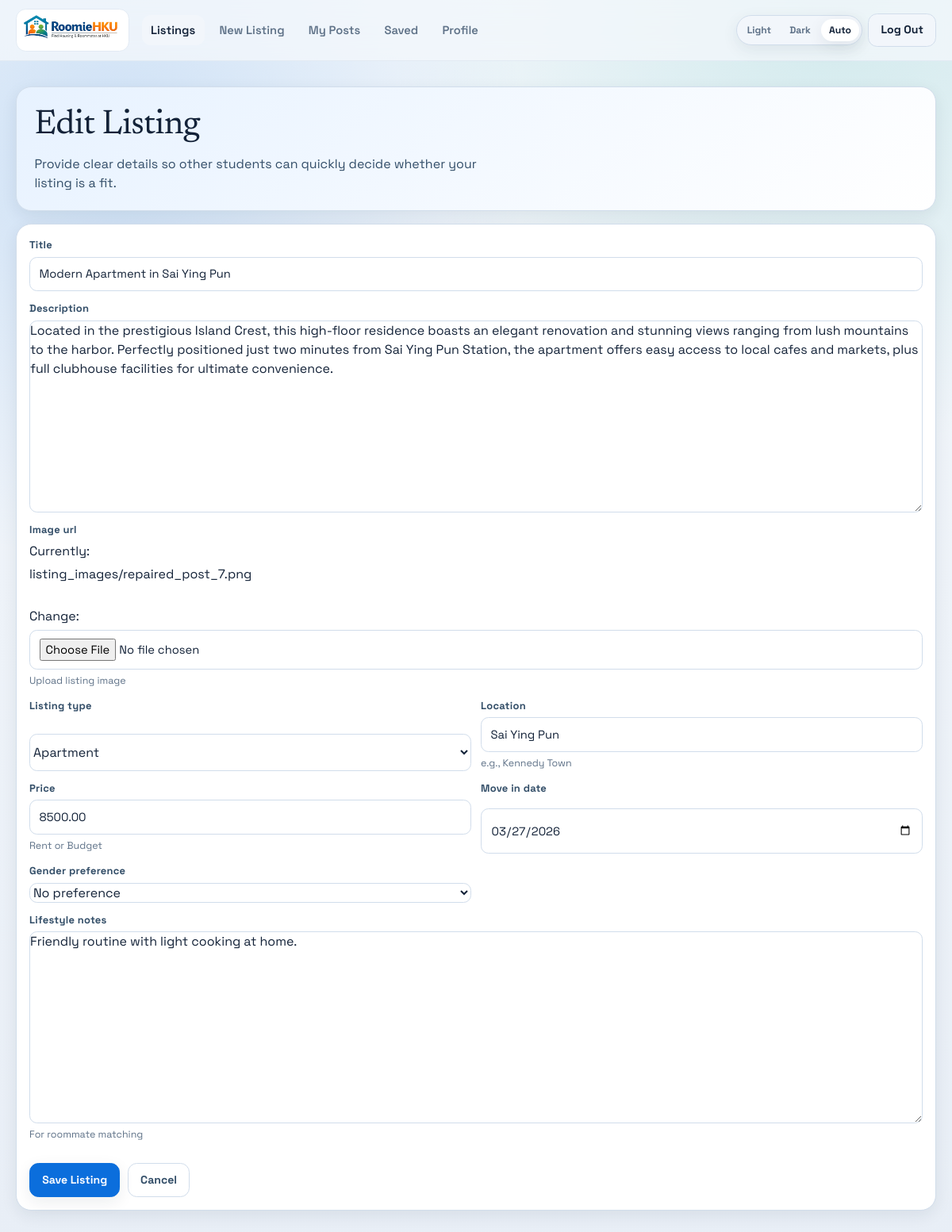
/app/listings/7/edit/ (signed in), run on the app's committed database.
### core/models.py (models this page shows, shortened)
class Post(models.Model):
    LISTING_TYPE_CHOICES = [
        ('Apartment', 'Apartment'),
        ('Dorm', 'Dorm'),
        ('Roommate', 'Roommate Request'),
    ]
    GENDER_PREF_CHOICES = [
        ('M', 'Male'),
        ('F', 'Female'),
        ('N', 'No preference'),
    ]
    author = models.ForeignKey(User, on_delete=models.CASCADE, related_name='posts')
    title = models.CharField(max_length=200)
    description = models.TextField()
    image_url = models.FileField(
        upload_to="listing_images/",
        help_text="Upload listing image",
        validators=[FileExtensionValidator(allowed_extensions=["jpg", "jpeg", "png", "gif", "webp"])],
    )
    source_image_url = models.URLField(
        max_length=200,
        blank=True,
        default="",
        help_text="Original remote image URL for imported listings",
    )
    listing_type = models.CharField(max_length=20, choices=LISTING_TYPE_CHOICES)
    location = models.CharField(max_length=100, db_index=True, help_text="e.g., Kennedy Town")
    price = models.DecimalField(
        max_digits=10,
        decimal_places=2,
        validators=[MinValueValidator(0)],
        help_text="Rent or Budget"
    )
    move_in_date = models.DateField(null=True, blank=True)
    gender_preference = models.CharField(
        max_length=1,
        choices=GENDER_PREF_CHOICES,
        default='N'
    )
    lifestyle_notes = models.TextField(blank=True, help_text="For roommate matching")
    likes_count = models.PositiveIntegerField(default=0)
    views_count = models.PositiveIntegerField(default=0)
    is_hidden = models.BooleanField(default=False)
    hidden_at = models.DateTimeField(null=True, blank=True)
    created_at = models.DateTimeField(auto_now_add=True)
    updated_at = models.DateTimeField(auto_now=True)
    class Meta:
        ordering = ['-created_at']  # Default sorting: newest first
        indexes = [
            models.Index(fields=['listing_type']),
            models.Index(fields=['created_at']),
        ]
        constraints = [
            models.CheckConstraint(
                condition=models.Q(price__gte=0),
                name='post_price_gte_0'
            ),
        ]

### core/views.py (the view)
# urls.py: path("app/listings/<int:pk>/edit/", views.listing_update, name="listing_update"),
@login_required
def listing_update(request, pk):
    post = get_object_or_404(Post, pk=pk)
    if post.author_id != request.user.id:
        return HttpResponseForbidden("You can only edit your own listings.")
    if request.method == "POST":
        form = PostForm(request.POST, request.FILES, instance=post)
        if form.is_valid():
            form.save()
            messages.success(request, "Listing updated successfully.")
            return redirect("core:listing_detail", pk=post.pk)
    else:
        form = PostForm(instance=post)
    return render(
        request,
        "core/app/listing_form.html",
        {
            "form": form,
            "page_title": "Edit Listing",
            "post": post,
        },
    )

### core/forms.py
class PostForm(forms.ModelForm):
    class Meta:
        model = Post
        fields = (
            "title",
            "description",
            "image_url",
            "listing_type",
            "location",
            "price",
            "move_in_date",
            "gender_preference",
            "lifestyle_notes",
        )
        widgets = {
            "move_in_date": forms.DateInput(attrs={"type": "date"}),
            "image_url": forms.ClearableFileInput(attrs={"accept": "image/*"}),
        }

### core/templates/core/app/listing_form.html (shortened to what this page needs)
{% extends 'core/app/base.html' %}
{% block content %}
<main class="page-shell">
  <section class="hero">
    <h1>{{ page_title }}</h1>
    <p>
      Provide clear details so other students can quickly decide whether your listing is a fit.
    </p>
  </section>
  <section class="panel mt-4">
    <form method="post" enctype="multipart/form-data" class="field-grid">
      <div class="field">
        <label for="{{ form.title.id_for_label }}">{{ form.title.label }}</label>
        {{ form.title }}
      </div>
      <div class="field">
        <label for="{{ form.description.id_for_label }}">{{ form.description.label }}</label>
        {{ form.description }}
      </div>
      <div class="field">
        <label for="{{ form.image_url.id_for_label }}">{{ form.image_url.label }}</label>
        {{ form.image_url }}
        {% if form.image_url.help_text %}<p class="field-help">{{ form.image_url.help_text }}</p>{% endif %}
      </div>
      <div class="field-grid compact">
        <div class="field">
          <label for="{{ form.listing_type.id_for_label }}">{{ form.listing_type.label }}</label>
          {{ form.listing_type }}
        </div>
        <div class="field">
          <label for="{{ form.location.id_for_label }}">{{ form.location.label }}</label>
          {{ form.location }}
          {% if form.location.help_text %}<p class="field-help">{{ form.location.help_text }}</p>{% endif %}
        </div>
        <div class="field">
          <label for="{{ form.price.id_for_label }}">{{ form.price.label }}</label>
          {{ form.price }}
          {% if form.price.help_text %}<p class="field-help">{{ form.price.help_text }}</p>{% endif %}
        </div>
        <div class="field">
          <label for="{{ form.move_in_date.id_for_label }}">{{ form.move_in_date.label }}</label>
          {{ form.move_in_date }}
        </div>
        <div class="field">
          <label for="{{ form.gender_preference.id_for_label }}">{{ form.gender_preference.label }}</label>
          {{ form.gender_preference }}
        </div>
      </div>
      <div class="field">
        <label for="{{ form.lifestyle_notes.id_for_label }}">{{ form.lifestyle_notes.label }}</label>
        {{ form.lifestyle_notes }}
        {% if form.lifestyle_notes.help_text %}<p class="field-help">{{ form.lifestyle_notes.help_text }}</p>{% endif %}
      </div>
      <div class="card-actions">
        <button type="submit" class="btn btn-primary">Save Listing</button>
        {% if post %}
          <a href="{% url 'core:listing_detail' post.pk %}" class="btn btn-ghost">Cancel</a>
        {% else %}
          <a href="{% url 'core:listing_list' %}" class="btn btn-ghost">Cancel</a>
        {% endif %}
      </div>
    </form>
  </section>
</main>
{% endblock %}

### core/static/core/css/styles.css (style rules this page uses)
:root { --font-sans: "Space Grotesk", "Avenir Next", "Segoe UI", sans-serif; --font-display: "Newsreader", "Iowan Old Style", serif; --bg-app: #f3f7fb; --bg-app-alt: #e8eef6; --surface: #ffffff; --surface-soft: #f2f6fb; --surface-muted: #edf2f8; --text-primary: #132238; --text-secondary: #334e68; --text-muted: #5f7288; --border: #d1ddeb; --border-muted: #e2eaf3; --brand-500: #0b6edc; --brand-600: #085ebf; --brand-100: #dcecff; --accent-500: #0f9f9a; --accent-100: #d8f4f2; --danger-500: #c53a4a; --danger-100: #fce6ea; --warning-500: #b86912; --warning-100: #fdeedb; --success-500: #1f8c58; --success-100: #def7ea; --shadow-soft: 0 6px 20px rgba(19, 34, 56, 0.08); --shadow-medium: 0 18px 36px rgba(19, 34, 56, 0.12); --radius-sm: 0.6rem; --radius-md: 0.9rem; --radius-lg: 1.2rem; }
* { box-sizing: border-box; }
html, body { min-height: 100%; }
body { margin: 0; font-family: var(--font-sans); color: var(--text-primary); background: radial-gradient(circle at 12% 12%, rgba(11, 110, 220, 0.16), transparent 30%), radial-gradient(circle at 88% 0%, rgba(15, 159, 154, 0.14), transparent 30%), linear-gradient(180deg, var(--bg-app) 0%, var(--bg-app-alt) 100%); line-height: 1.55; }
a { color: inherit; }
h1, h2, h3, h4 { margin: 0; line-height: 1.2; color: var(--text-primary); }
h1, h2, h3 { font-family: var(--font-display); letter-spacing: -0.015em; }
p { margin: 0; }
.page-shell { width: min(1160px, calc(100% - 2.2rem)); margin: 0 auto; padding: 2rem 0 3rem; }
.btn { display: inline-flex; align-items: center; justify-content: center; gap: 0.38rem; border: 1px solid transparent; border-radius: 0.72rem; padding: 0.6rem 0.95rem; font-size: 0.88rem; font-weight: 700; text-decoration: none; cursor: pointer; transition: transform 0.2s ease, box-shadow 0.2s ease, background-color 0.2s ease; }
.btn-primary { background: var(--brand-500); color: #f9fbff; border-color: var(--brand-500); box-shadow: var(--shadow-soft); }
.btn-ghost { background: transparent; color: var(--text-secondary); border-color: var(--border); }
.hero { border: 1px solid var(--border); border-radius: var(--radius-lg); background: linear-gradient(140deg, color-mix(in srgb, var(--brand-100) 68%, var(--surface) 32%), var(--surface)); padding: 1.4rem; box-shadow: var(--shadow-soft); }
.hero h1 { font-size: clamp(2rem, 2vw + 1.2rem, 2.9rem); }
.hero p { color: var(--text-secondary); margin-top: 0.65rem; max-width: 58ch; }
.panel { border: 1px solid var(--border); border-radius: var(--radius-lg); padding: 1rem; background: var(--surface); box-shadow: var(--shadow-soft); }
.field-grid { display: grid; gap: 0.75rem; }
.field-grid.compact { grid-template-columns: repeat(2, minmax(0, 1fr)); }
.field { display: grid; gap: 0.32rem; }
.field label, .field-title { font-size: 0.81rem; font-weight: 700; letter-spacing: 0.02em; color: var(--text-secondary); }
input:not([type="checkbox"]):not([type="radio"]):not([type="hidden"]), select, textarea { width: 100%; border: 1px solid var(--border); border-radius: var(--radius-sm); background: var(--surface); color: var(--text-primary); font: inherit; font-size: 0.92rem; padding: 0.62rem 0.72rem; transition: border-color 0.2s ease, box-shadow 0.2s ease; }
select, option { color: var(--text-primary); background-color: var(--surface); }
select { -webkit-text-fill-color: var(--text-primary); }
textarea { min-height: 7.4rem; resize: vertical; }
input[type="file"] { padding: 0.5rem; background: var(--surface-soft); }
input::placeholder, textarea::placeholder { color: color-mix(in srgb, var(--text-muted) 80%, transparent); }
.help-text, .field-help { font-size: 0.78rem; color: var(--text-muted); }
.card-actions { margin-top: 0.9rem; display: flex; flex-wrap: wrap; gap: 0.6rem; align-items: center; }

### data on the page
Post: title "Modern Apartment in Sai Ying Pun", description "Located in the prestigious Island Crest, this high-floor residence boasts an elegant renovation and stunning views ranging from lush mountains to the harbor. Perfectly positioned just two minutes from Sai Ying Pun Station, the apartment offers easy access to local cafes and markets, plus full clubhouse facilities for ultimate convenience.", listing_type "Apartment", location "Sai Ying Pun", price "8500.00", move_in_date "03/27/2026", gender_preference "No preference", lifestyle_notes "Friendly routine with light cooking at home."

### other printed values
{{ page_title }} "Edit Listing"
